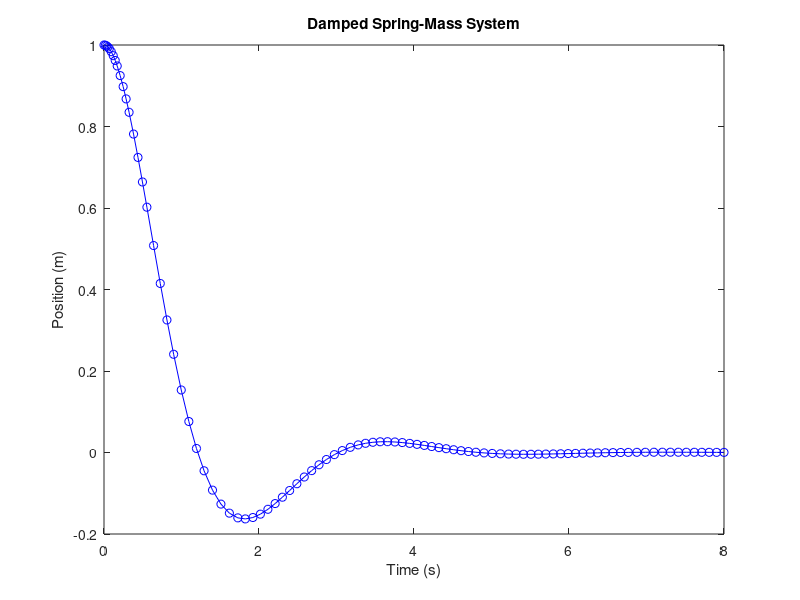
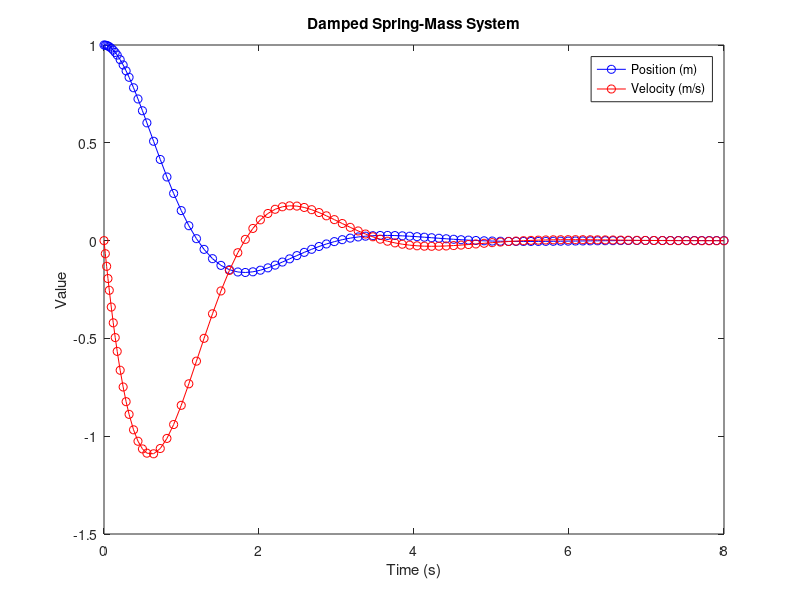

Write the MATLAB code that produced these figures, in order.
% Solve the damped spring-mass system
%
% x'' = -2x' - 4x, x(0) = 1, x'(0) = 0
%
% by first converting it to the coupled system
%
% x' = v
% v' = -2v - 4x

% Define the model as a vector the two righthand sides
dxdt = @(t, x) [x(2); -2*x(2) - 4*x(1)]; % x(1) = position, x(2) = velocity
x0 = [1, 0];
tspan = [0, 8];

% Numerically solve the model
[t, x] = ode45(dxdt, tspan, x0);

% Plot the results
figure
plot(t, x(:,1), "bo-")
xlabel("Time (s)")
ylabel("Position (m)")
title("Damped Spring-Mass System")

% Also show the velocity
figure
plot(t, x(:,1), "bo-", t, x(:,2), "ro-")
xlabel("Time (s)")
ylabel("Value")
title("Damped Spring-Mass System")
legend("Position (m)", "Velocity (m/s)")
